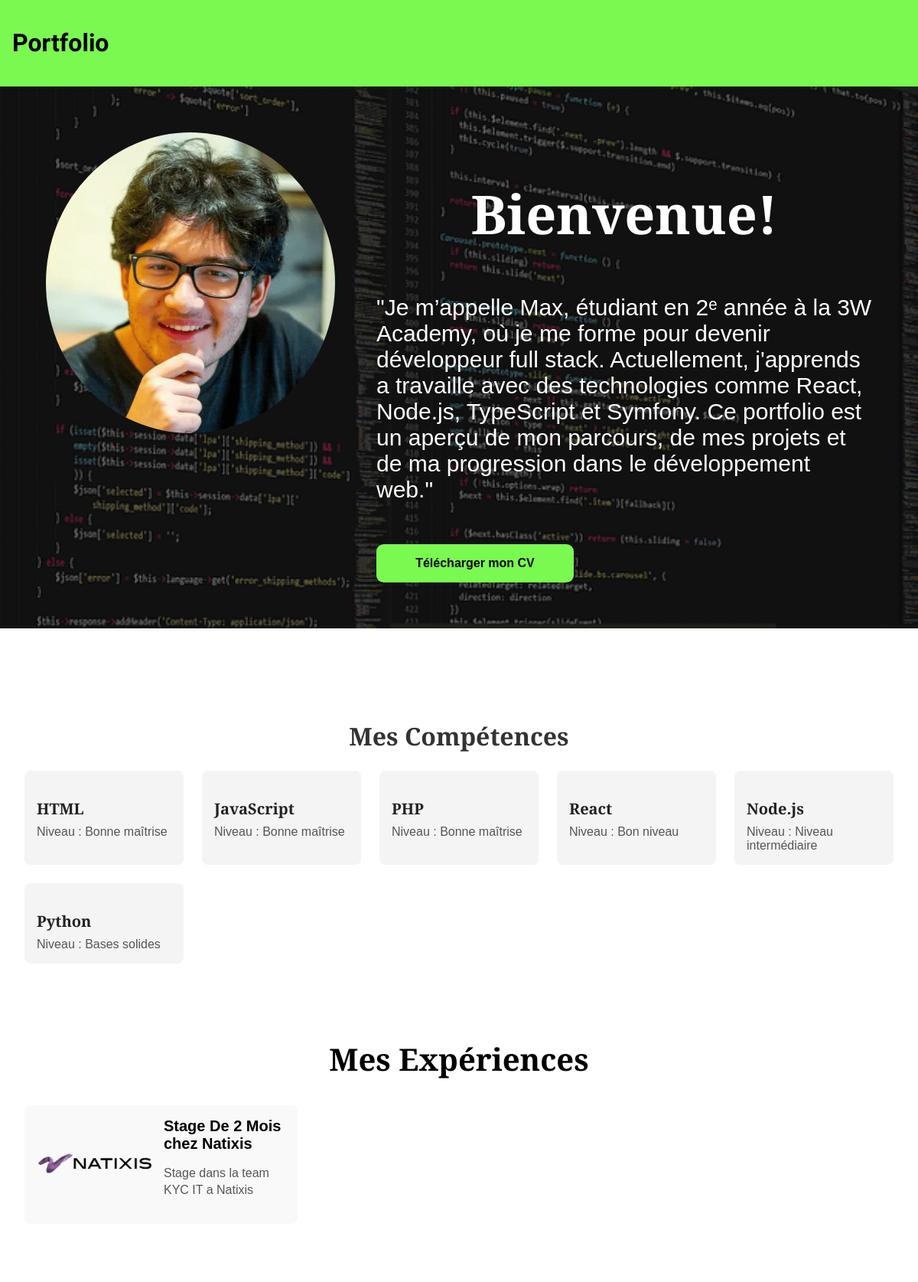
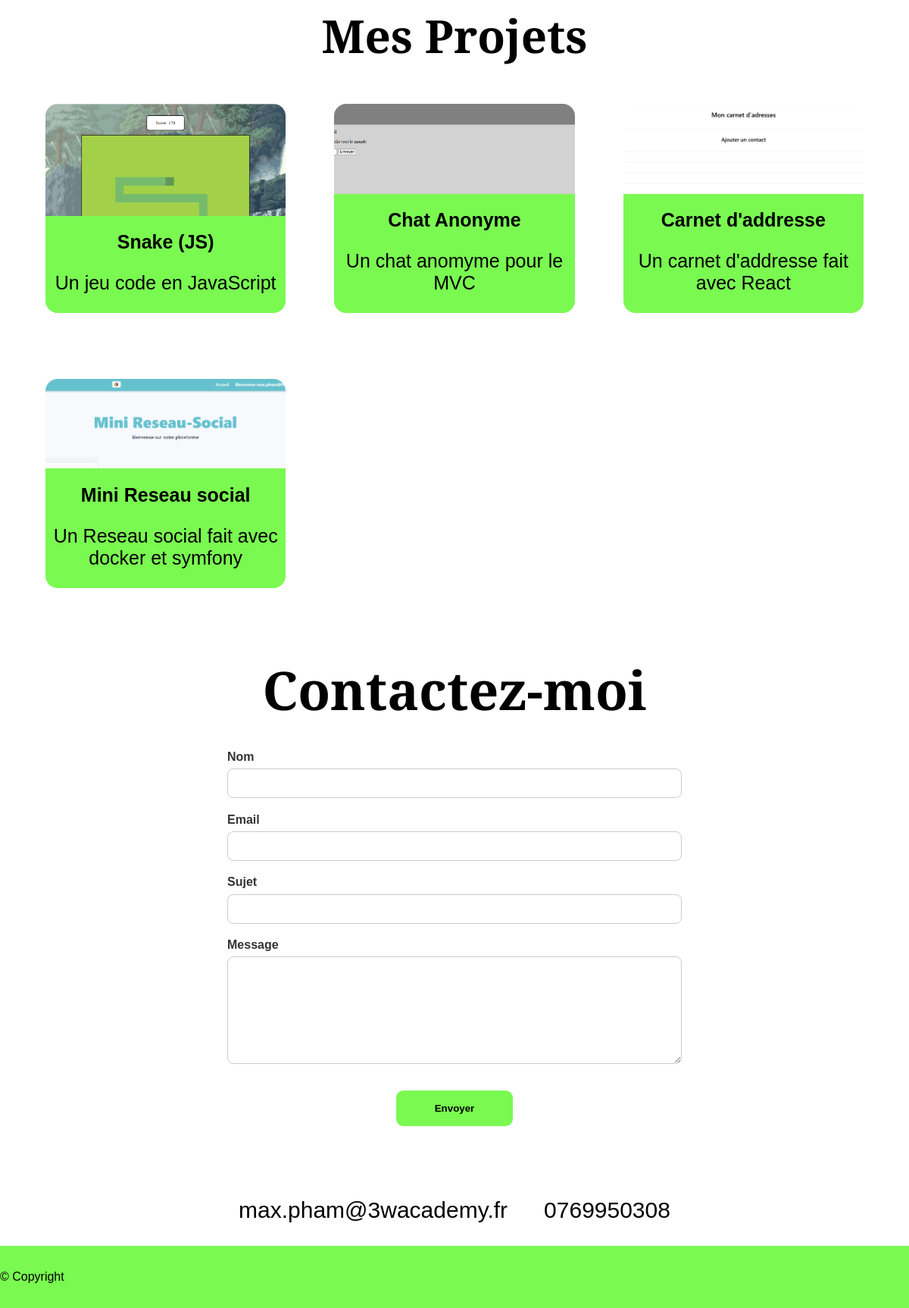
The page / on the database its author committed (2 pictures, top to bottom).
### tables this page shows
CREATE TABLE `profil` (
  `id` int(10) NOT NULL,
  `description` varchar(1255) NOT NULL,
  `introduction` varchar(255) NOT NULL,
  `profil_image` varchar(255) NOT NULL
);

CREATE TABLE `competence` (
  `id` int(10) NOT NULL,
  `name` varchar(255) NOT NULL,
  `level` varchar(255) NOT NULL
);

CREATE TABLE `experience` (
  `id` int(10) NOT NULL,
  `image` varchar(2500) NOT NULL,
  `description` varchar(2500) NOT NULL,
  `title` varchar(2500) NOT NULL,
  `short_description` varchar(2500) NOT NULL
);

CREATE TABLE `projet` (
  `id` int(11) NOT NULL,
  `titre` varchar(255) NOT NULL,
  `description` text NOT NULL,
  `image` varchar(255) NOT NULL,
  `short_description` varchar(255) NOT NULL,
  `id_category` int(10) DEFAULT NULL
);

### controllers/AboutController.php (called while the page is built, shortened)
<?php
require_once "repositories/AboutRepository.php";
require_once "repositories/CompetenceRepository.php";
require_once "repositories/ExperienceRepository.php";
require_once "models/Projet.php";
require_once "models/Profil.php";
class AboutController
{
    private AboutRepository $aboutRepository;
    public function __construct()
    {
        $this->aboutRepository = new AboutRepository();
    }
    public function about(): void
    {
        $profil = $this->aboutRepository->getProfil();
        $projet = $this->aboutRepository->getProjet();
        $competenceRepo = new CompetenceRepository();
        $competences = $competenceRepo->getAll();
        $experienceRepo = new ExperienceRepository();
        $experiences = $experienceRepo->getExperience();
        require_once "views/layout.phtml";
    }
}

### services/database.php (called while the page is built, shortened)
<?php
function getConnexion(): PDO
{
    return new PDO(
        'mysql:host=' . DB_HOST . ';port=' . DB_PORT . ';dbname=' . DB_NAME . ';charset=utf8mb4',
        DB_USERNAME,
        DB_PASSWORD,
        [
            PDO::ATTR_ERRMODE => PDO::ERRMODE_EXCEPTION
        ]
    );
}

### repositories/AboutRepository.php (called while the page is built, shortened)
<?php
require_once "services/database.php";
require_once "models/Projet.php";
require_once "models/Profil.php";
class AboutRepository
{
    private \PDO $pdo;
    public function __construct()
    {
        $this->pdo = getConnexion();
    }
    public function getProfil(): ?Profil
    {
        $query = $this->pdo->prepare('SELECT * FROM profil WHERE id = 1');
        $query->execute();
        $data = $query->fetch(\PDO::FETCH_ASSOC);
        return new Profil(
            (int) $data['id'],
            $data['introduction'] ?? '',
            $data['description'] ?? '',
            $data['profil_image'] ?? ''
        );
    }
    public function getProjet(): array
    {
        $query = $this->pdo->prepare('SELECT * FROM projet');
        $query->execute();
        $rows = $query->fetchAll(\PDO::FETCH_ASSOC);
        $projects = [];
        foreach ($rows as $row) {
            $projects[] = new Projet(
                (int) $row['id'],
                $row['titre'] ?? '',
                $row['description'] ?? '',
                $row['short_description'] ?? '',
                $row['image'] ?? ''
            );
        }
        return $projects;
    }
}

### models/Profil.php (called while the page is built, shortened)
<?php
class Profil
{
    public function __construct(int $id, string $introduction, string $description, string $profil_image)
    {
        $this->introduction = $introduction;
        $this->description = $description;
        $this->profil_image = $profil_image;
    }
}

### repositories/CompetenceRepository.php (called while the page is built, shortened)
<?php
require_once "services/database.php";
require_once "models/Competence.php";
class CompetenceRepository
{
    private \PDO $pdo;
    public function __construct()
    {
        $this->pdo = getConnexion();
    }
    public function getAll(): array
    {
        $stmt = $this->pdo->query("SELECT * FROM competence ORDER BY id ASC");
        $rows = $stmt->fetchAll(\PDO::FETCH_ASSOC);
        $competences = [];
        foreach ($rows as $row) {
            $competences[] = new Competence(
                (int) $row['id'],
                $row['name'] ?? '',
                $row['level'] ?? ''
            );
        }
        return $competences;
    }
}

### models/Competence.php (called while the page is built, shortened)
<?php
class Competence
{
    public function __construct(int $id, string $name, string $level)
    {
        $this->name = $name;
        $this->level = $level;
    }
}

### repositories/ExperienceRepository.php (called while the page is built, shortened)
<?php
require_once "services/database.php";
require_once "models/Experience.php";
class ExperienceRepository
{
    private \PDO $pdo;
    public function __construct()
    {
        $this->pdo = getConnexion();
    }
    public function getExperience(): array
    {
        $query = $this->pdo->prepare('SELECT * FROM experience ORDER BY id ASC');
        $query->execute();
        $rows = $query->fetchAll(\PDO::FETCH_ASSOC);
        $items = [];
        foreach ($rows as $row) {
            $items[] = new Experience(
                (int) $row['id'],
                $row['title'] ?? '',
                $row['description'] ?? '',
                $row['short_description'] ?? '',
                $row['image'] ?? ''
            );
        }
        return $items;
    }
}

### models/Experience.php (called while the page is built, shortened)
<?php
class Experience
{
    public function __construct(?int $id, string $title, string $description, string $short_description, string $image)
    {
        $this->id = $id;
        $this->title = $title;
        $this->short_description = $short_description;
        $this->image = $image;
    }
}

### models/Projet.php (called while the page is built, shortened)
<?php
class Projet
{
    public function __construct(?int $id, string $title, string $description, string $short_description, string $image)
    {
        $this->id = $id;
        $this->title = $title;
        $this->short_description = $short_description;
        $this->image = $image;
    }
}

### views/about/about.phtml (the view, shortened to what this page needs)
<section class="introduction">
    <img src="assets/img/<?= htmlspecialchars($profil->profil_image ?? '') ?>" alt="Photo de Max Pham" class="profil">
    <div class="text">
        <h2><?= htmlspecialchars($profil->introduction ?? '') ?></h2>
        <p>"<?= htmlspecialchars($profil->description ?? '') ?>"</p>
        <a href="assets/files/CV_MaxPham.pdf" class="btn-cv" download>Télécharger mon CV</a>
    </div>
</section>
<section class="competences">
    <h2>Mes Compétences</h2>
    <?php if (!empty($competences)): ?>
    <div class="competence-grid">
        <?php foreach ($competences as $comp): ?>
        <div class="competence-card">
            <h3><?= htmlspecialchars($comp->name ?? $comp['name'] ?? '') ?></h3>
            <p>Niveau : <?= htmlspecialchars($comp->level ?? $comp['level'] ?? '') ?></p>
        </div>
        <?php endforeach; ?>
    </div>
    <?php else: ?>
    <p>Aucune compétence à afficher pour le moment.</p>
    <?php endif; ?>
</section>
<section class="experiences">
    <h2 class="experiencetitre">Mes Expériences</h2>
    <?php if (!empty($experiences)): ?>
    <div class="grid-container">
        <?php foreach ($experiences as $exp): ?>
        <article class="experience">
            <a href="index.php?page=experience&id=<?= $exp->id ?>">
                <img src="assets/img/<?= htmlspecialchars($exp->image ?? '') ?>"
                     alt="Aperçu de <?= htmlspecialchars($exp->title ?? '') ?>">
                <div class="experiencedesc">
                    <h2 class="title"><?= htmlspecialchars($exp->title ?? '') ?></h2>
                    <p class="desc"><?= htmlspecialchars($exp->short_description ?? '') ?></p>
                </div>
            </a>
        </article>
        <?php endforeach; ?>
    </div>
    <?php else: ?>
    <p>Aucune expérience à afficher.</p>
    <?php endif; ?>
</section>
<section class="allprojet">
    <h2 class="projettitre">Mes Projets</h2>
    <div class="grid-container">
        <?php if (!empty($projet)): ?>
        <?php foreach ($projet as $p): ?>
        <article class="projet">
            <a href="index.php?page=projet&id=<?= $p->id ?>">
                <img src="assets/img/<?= htmlspecialchars($p->image ?? '') ?>"
                     alt="Aperçu du projet <?= htmlspecialchars($p->title ?? '') ?>">
                <div class="projetdesc">
                    <h2 class="title"><?= htmlspecialchars($p->title ?? '') ?></h2>
                    <p class="desc"><?= htmlspecialchars($p->short_description ?? '') ?></p>
                </div>
            </a>
        </article>
        <?php endforeach; ?>
        <?php else: ?>
        <p>Aucun projet à afficher.</p>
        <?php endif; ?>
    </div>
</section>
<section class="contact">
    <h2>Contactez-moi</h2>
    <form method="post" action="index.php?page=about" class="contact-form">
        <label>
            Nom
            <input type="text" name="contact_name" required
                   value="<?= htmlspecialchars($_POST['contact_name'] ?? '') ?>">
        </label>
        <label>
            Email
            <input type="email" name="contact_email" required
                   value="<?= htmlspecialchars($_POST['contact_email'] ?? '') ?>">
        </label>
        <label>
            Sujet
            <input type="text" name="contact_subject"
                   value="<?= htmlspecialchars($_POST['contact_subject'] ?? '') ?>">
        </label>
        <label>
            Message
            <textarea name="contact_message" required><?= htmlspecialchars($_POST['contact_message'] ?? '') ?></textarea>
        </label>
        <button type="submit" name="contact_submit" class="btn-submit">Envoyer</button>
    </form>
</section>
<section class="contact">
    <div class="contactinfo">
        <p>max.pham@3wacademy.fr</p>
        <p>0769950308</p>
    </div>
</section>

### index.php (shortened to what this page needs)
<?php
$url = $_GET['page'] ?? 'about';
$routing = new Router($url);
$controller = $routing->getController();
switch ($url) {
    case 'about':
        $controller->about();
        break;
}

### views/layout.phtml (shortened to what this page needs)
<!DOCTYPE html>
<html lang="fr">
<head>
    <link rel="stylesheet" href="assets/css/app.css" />
</head>
<body>
    <header>
        <a href="index.php?page=about">
            <h1>Portfolio</h1>
        </a>
    </header>
    <main>
        <?php include $template . '.phtml'; ?>
    </main>
    <footer>
        <p>© Copyright</p>
    </footer>
</body>
</html>

### rows shown on the page
profil: profil_image (picture), introduction "Bienvenue!", description "Je m’appelle Max, étudiant en 2ᵉ année à la 3W Academy, où je me forme pour devenir développeur full stack. Actuellement, j'apprends a travaille avec des technologies comme React, Node.js, TypeScript et Symfony. Ce portfolio est un aperçu de mon parcours, de mes projets et de ma progression dans le développement web."
competence: name "HTML", level "Bonne maîtrise"
competence: name "JavaScript", level "Bonne maîtrise"
competence: name "PHP", level "Bonne maîtrise"
competence: name "React", level "Bon niveau"
competence: name "Node.js", level "Niveau intermédiaire"
competence: name "Python", level "Bases solides"
experience: image (picture), title "Stage De 2 Mois chez Natixis", short_description "Stage dans la team KYC IT a Natixis"
projet: image (picture), titre "Snake (JS)", short_description "Un jeu code en JavaScript"
projet: titre "Chat Anonyme", short_description "Un chat anomyme pour le MVC"
projet: titre "Carnet d'addresse", short_description "Un carnet d'addresse fait avec React"
projet: titre "Mini Reseau social", short_description "Un Reseau social fait avec docker et symfony"
